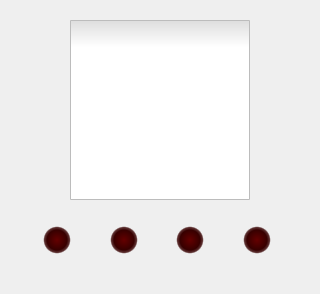
        <widget class="QWidget" name="lcs_tab">
         <attribute name="title">
          <string>LCS</string>
         </attribute>
         <layout class="QHBoxLayout" name="horizontalLayout_7">
          <item>
           <widget class="QWidget" name="lcs_container" native="true">
            <property name="sizePolicy">
             <sizepolicy hsizetype="Preferred" vsizetype="Preferred">
              <horstretch>0</horstretch>
              <verstretch>0</verstretch>
             </sizepolicy>
            </property>
            <layout class="QVBoxLayout" name="verticalLayout_2">
             <item>
              <widget class="QCheckBox" name="lcs_button">
               <property name="enabled">
                <bool>true</bool>
               </property>
               <property name="sizePolicy">
                <sizepolicy hsizetype="Expanding" vsizetype="Expanding">
                 <horstretch>0</horstretch>
                 <verstretch>0</verstretch>
                </sizepolicy>
               </property>
               <property name="tabletTracking">
                <bool>false</bool>
               </property>
               <property name="focusPolicy">
                <enum>Qt::NoFocus</enum>
               </property>
               <property name="autoFillBackground">
                <bool>false</bool>
               </property>
               <property name="styleSheet">
                <string notr="true">QCheckBox {
	min-width: 100%;
	min-height:100%;
	spacing: 0;
}

QCheckBox::indicator {
	width:180%;
	height: 180%;
	spacing: 0;
    subcontrol-position: center;
}

QCheckBox::indicator:unchecked {
background-color: qradialgradient(spread:pad, cx:0.5, cy:0.5, radius:
0.5, fx:0.5, fy:0.5, 
stop:0 rgba(235, 0, 0, 255), 
stop:0.999 rgba(235,0,0,255),
stop:0.9999 rgba(235,0,0,0));
}

QCheckBox::indicator:unchecked:hover {
background-color: qradialgradient(spread:pad, cx:0.5, cy:0.5, radius:
0.5, fx:0.5, fy:0.5, 
stop:0 rgba(255, 0, 0, 255), 
stop:0.999 rgba(255,0,0,235),
stop:0.9999 rgba(255,0,0,0));
}

QCheckBox::indicator:unchecked:pressed {
background-color: qradialgradient(spread:pad, cx:0.5, cy:0.5, radius:
0.5, fx:0.5, fy:0.5, 
stop:0 rgba(200, 0, 0, 255), 
stop:0.999 rgba(200,0,0,235),
stop:0.9999 rgba(200,0,0,0));
}

QCheckBox::indicator:checked {
background-color: qradialgradient(spread:pad, cx:0.5, cy:0.5, radius:
0.5, fx:0.5, fy:0.5, 
stop:0 rgba(120, 0, 0, 255), 
stop:0.999 rgba(120,0,0,235),
stop:0.9999 rgba(120,0,0,0));
}</string>
               </property>
               <property name="text">
                <string/>
               </property>
               <property name="checkable">
                <bool>true</bool>
               </property>
               <property name="checked">
                <bool>false</bool>
               </property>
               <property name="tristate">
                <bool>false</bool>
               </property>
              </widget>
             </item>
             <item>
              <widget class="QWidget" name="lcs_check_container" native="true">
               <property name="sizePolicy">
                <sizepolicy hsizetype="Expanding" vsizetype="Maximum">
                 <horstretch>0</horstretch>
                 <verstretch>0</verstretch>
                </sizepolicy>
               </property>
               <layout class="QHBoxLayout" name="horizontalLayout_12" stretch="0,0,0,0">
                <property name="leftMargin">
                 <number>10</number>
                </property>
                <property name="rightMargin">
                 <number>10</number>
                </property>
                <item alignment="Qt::AlignHCenter">
                 <widget class="QCheckBox" name="lcs_check_1">
                  <property name="sizePolicy">
                   <sizepolicy hsizetype="Fixed" vsizetype="Fixed">
                    <horstretch>0</horstretch>
                    <verstretch>0</verstretch>
                   </sizepolicy>
                  </property>
                  <property name="minimumSize">
                   <size>
                    <width>30</width>
                    <height>30</height>
                   </size>
                  </property>
                  <property name="styleSheet">
                   <string notr="true">QCheckBox::indicator {
	width: 50%;
	height:50%;
}

QCheckBox::indicator:unchecked {
background-color:qradialgradient(spread:pad, cx:0.5, cy:0.5, radius:0.5, fx:0.5, fy:0.5, stop:0 rgb(100, 0, 0), stop:0.4 rgba(55, 0, 0, 255), stop:0.5 rgba(55,0,0,200), stop:0.55 rgba(55, 0, 0, 0));
}

QCheckBox::indicator:checked {
background-color:qradialgradient(spread:pad, cx:0.5, cy:0.5, radius:0.5, fx:0.5, fy:0.5, stop:0 rgb(255, 100, 100), stop:0.4 rgba(255, 0, 0, 255), stop:0.5 rgba(255,0,0,255), stop:0.7 rgba(255, 158, 158, 0));
}</string>
                  </property>
                  <property name="text">
                   <string/>
                  </property>
                  <property name="iconSize">
                   <size>
                    <width>0</width>
                    <height>0</height>
                   </size>
                  </property>
                  <property name="checked">
                   <bool>false</bool>
                  </property>
                  <property name="tristate">
                   <bool>false</bool>
                  </property>
                 </widget>
                </item>
                <item alignment="Qt::AlignHCenter">
                 <widget class="QCheckBox" name="lcs_check_2">
                  <property name="styleSheet">
                   <string notr="true">QCheckBox::indicator {
	width: 50%;
	height:50%;
}

QCheckBox::indicator:unchecked {
background-color:qradialgradient(spread:pad, cx:0.5, cy:0.5, radius:0.5, fx:0.5, fy:0.5, stop:0 rgb(100, 0, 0), stop:0.4 rgba(55, 0, 0, 255), stop:0.5 rgba(55,0,0,200), stop:0.55 rgba(55, 0, 0, 0));
}

QCheckBox::indicator:checked {
background-color:qradialgradient(spread:pad, cx:0.5, cy:0.5, radius:0.5, fx:0.5, fy:0.5, stop:0 rgb(255, 100, 100), stop:0.4 rgba(255, 0, 0, 255), stop:0.5 rgba(255,0,0,255), stop:0.7 rgba(255, 158, 158, 0));
}</string>
                  </property>
                  <property name="text">
                   <string/>
                  </property>
                 </widget>
                </item>
                <item alignment="Qt::AlignHCenter">
                 <widget class="QCheckBox" name="lcs_check_3">
                  <property name="sizePolicy">
                   <sizepolicy hsizetype="Expanding" vsizetype="Expanding">
                    <horstretch>0</horstretch>
                    <verstretch>0</verstretch>
                   </sizepolicy>
                  </property>
                  <property name="styleSheet">
                   <string notr="true">QCheckBox::indicator {
	width: 50%;
	height:50%;
}

QCheckBox::indicator:unchecked {
background-color:qradialgradient(spread:pad, cx:0.5, cy:0.5, radius:0.5, fx:0.5, fy:0.5, stop:0 rgb(100, 0, 0), stop:0.4 rgba(55, 0, 0, 255), stop:0.5 rgba(55,0,0,200), stop:0.55 rgba(55, 0, 0, 0));
}

QCheckBox::indicator:checked {
background-color:qradialgradient(spread:pad, cx:0.5, cy:0.5, radius:0.5, fx:0.5, fy:0.5, stop:0 rgb(255, 100, 100), stop:0.4 rgba(255, 0, 0, 255), stop:0.5 rgba(255,0,0,255), stop:0.7 rgba(255, 158, 158, 0));
}</string>
                  </property>
                  <property name="text">
                   <string/>
                  </property>
                  <property name="checked">
                   <bool>false</bool>
                  </property>
                 </widget>
                </item>
                <item alignment="Qt::AlignHCenter">
                 <widget class="QCheckBox" name="lcs_check_4">
                  <property name="styleSheet">
                   <string notr="true">QCheckBox::indicator {
	width: 50%;
	height:50%;
}

QCheckBox::indicator:unchecked {
background-color:qradialgradient(spread:pad, cx:0.5, cy:0.5, radius:0.5, fx:0.5, fy:0.5, stop:0 rgb(100, 0, 0), stop:0.4 rgba(55, 0, 0, 255), stop:0.5 rgba(55,0,0,200), stop:0.55 rgba(55, 0, 0, 0));
}

QCheckBox::indicator:checked {
background-color:qradialgradient(spread:pad, cx:0.5, cy:0.5, radius:0.5, fx:0.5, fy:0.5, stop:0 rgb(255, 100, 100), stop:0.4 rgba(255, 0, 0, 255), stop:0.5 rgba(255,0,0,255), stop:0.7 rgba(255, 158, 158, 0));
}</string>
                  </property>
                  <property name="text">
                   <string/>
                  </property>
                  <property name="checked">
                   <bool>false</bool>
                  </property>
                 </widget>
                </item>
               </layout>
              </widget>
             </item>
            </layout>
           </widget>
          </item>
         </layout>
        </widget>
